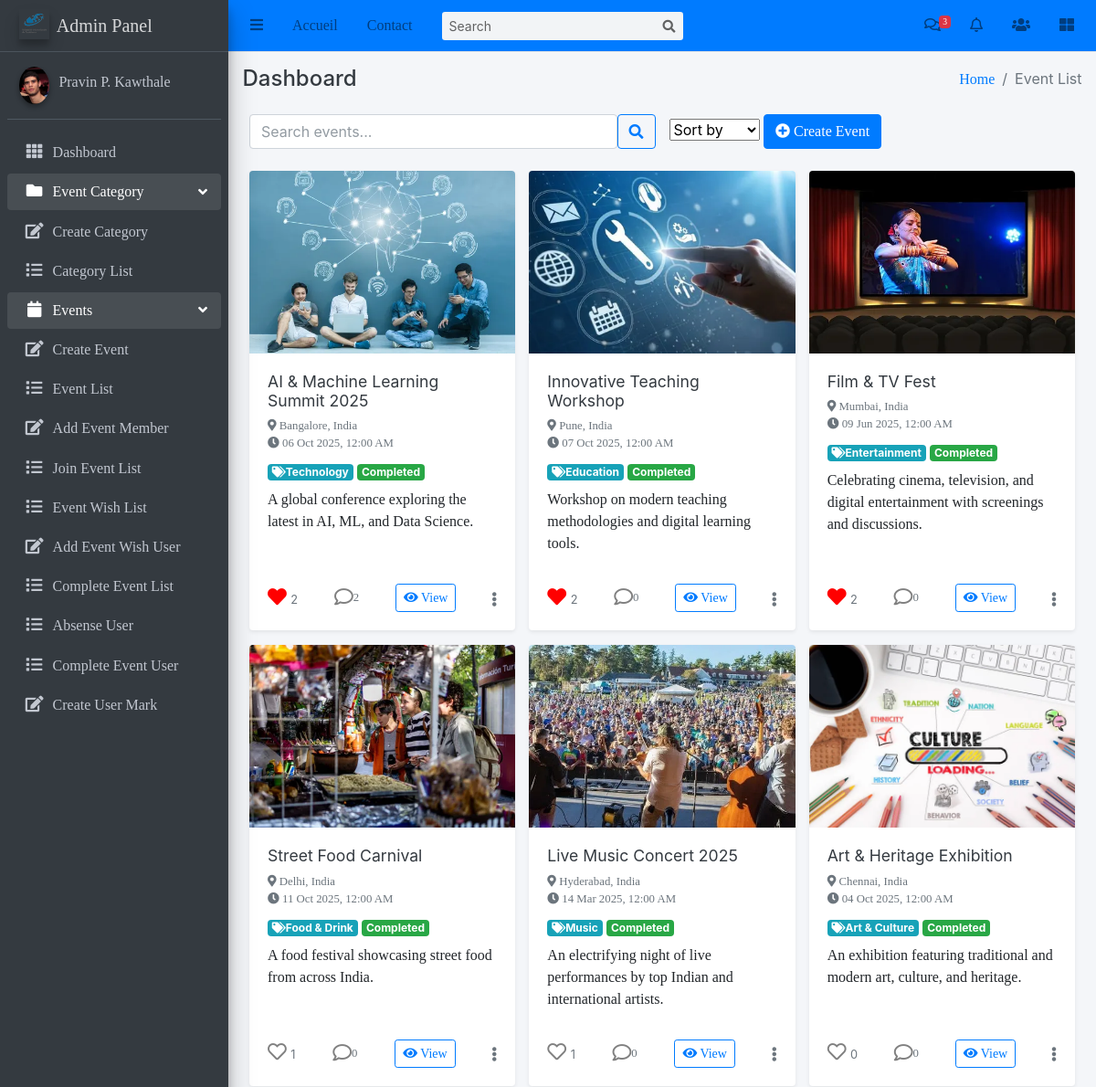
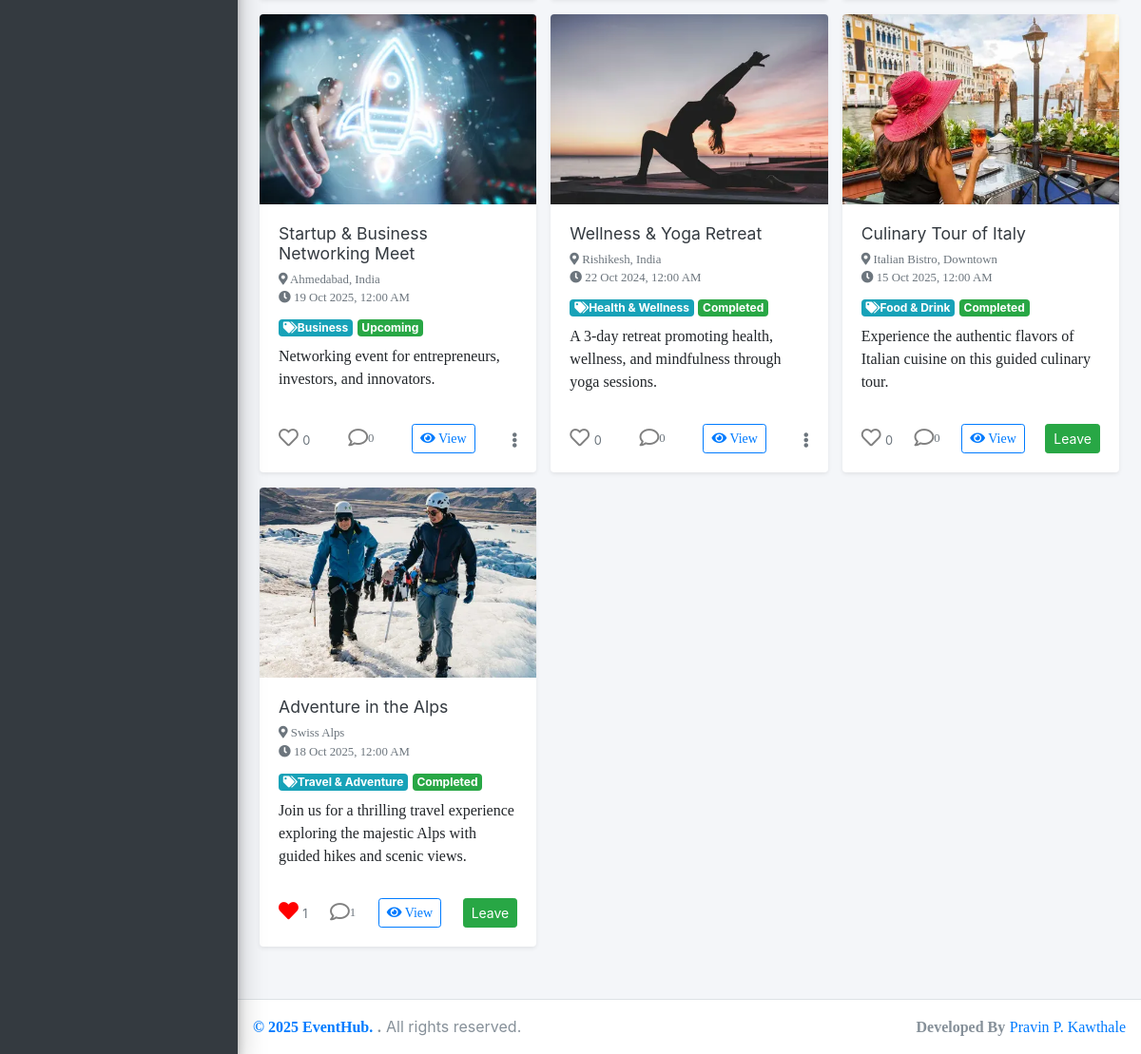
Page /Events/events/ (signed in) on the committed database (2 pictures, top to bottom).
### Event/models.py (models this page shows, shortened)
class Event(models.Model):
    title = models.CharField(max_length=100)
    description = models.TextField()
    category = models.ForeignKey(Category, on_delete=models.SET_NULL, null=True, related_name="events")
    date = models.DateTimeField()
    location = models.CharField(max_length=300)
    start_time = models.TimeField()
    end_time = models.TimeField()
    created_at = models.DateTimeField(auto_now_add=True)
    updated_at = models.DateTimeField(auto_now=True)
    organizer = models.ForeignKey(User, on_delete=models.CASCADE, related_name='events_created')
    participants = models.ManyToManyField(User, related_name='events_participated', blank=True)
    image = models.ImageField(upload_to="event_images/", default="event_images/default.png")
    comments_enabled=models.BooleanField(default=True)
    likes=models.ManyToManyField(User,related_name='liked_events',blank=True)
    def is_likeby(self,user):
        return self.like_set.filter(user=user).exists()
    @property
    def get_status(self):
        now = timezone.now()
        event_start_datetime = self.date
        if now.date()==event_start_datetime.date():
            if self.start_time <= now.time() <= self.end_time:
                return "Ongoing"
            elif now.time() < self.start_time:
                return "Upcoming"
            else:
                return "Completed"
        if now > event_start_datetime:
            return "Completed"
        if now < event_start_datetime:
            return "Upcoming"
        return "Ongoing"
    class Meta:
        ordering = ['-start_time']

class Category(models.Model):
    name = models.CharField(max_length=100, unique=True)
    description = models.TextField(blank=True)
    slug = models.SlugField(unique=True, blank=True)
    favicon = models.ImageField(upload_to='category_favicons/', null=True, blank=True)

### Event/views.py (the view)
# urls.py: path('events/', views.EventList.as_view(), name='event_list'),
class EventList(ListView):
    model=Event
    template_name='Event/event_list.html'
    context_object_name='events'
    def get_queryset(self):
        qs=Event.objects.all().order_by('-start_time')
        user=self.request.user
        for event in qs:
            event.is_liked=event.is_likeby(user)
        return qs

### templates/Event/event_list.html (shortened to what this page needs)
{% extends 'base/base.html' %}
{% block breadcrumb %}Event List{% endblock breadcrumb %}
{% load static %}
{% block content %}
<div class="container-fluid">
    <div class="row mb-4 align-items-center">
        <div class="col-md-6">
            <form method="get" class="d-flex">
                <input type="text" name="q" class="form-control me-2" placeholder="Search events..." value="{{ request.GET.q }}">
                <button class="btn btn-outline-primary" type="submit">
                    <i class="fas fa-search"></i>
                </button>
            </form>
        </div>
        <div class="col-md-6 text-end">
            <select class="form-select w-auto d-inline-block">
                <option>Sort by</option>
            </select>
            <a href="{% url 'create_event' %}" class="btn btn-primary ms-2">
                <i class="fas fa-plus-circle me-1"></i> Create Event
            </a>
        </div>
    </div>
    <div class="row g-4">
        {% for event in events %}
        <div class="col-md-4 d-flex">
            <div class="card shadow-sm border-0 rounded-4 overflow-hidden flex-fill">
                {% if event.image %}
                <img src="{{ event.image.url }}"
                     class="card-img-top rounded-top-4"
                     alt="{{ event.title }}"
                     style="height:200px; object-fit:cover;">
                {% else %}
                <img src="{% static 'img/user.jpg' %}"
                     class="card-img-top rounded-top-4"
                     alt="Default Event"
                     style="height:200px; object-fit:cover;">
                {% endif %}
                <div class="card-body d-flex flex-column">
                    <h5 class="card-title fw-bold text-dark mb-2" style="font-size:1.1rem;">
                        {{ event.title }}
                    </h5>
                    <p class="card-text text-muted small mb-2">
                        <i class="fas fa-map-marker-alt me-1"></i> {{ event.location }} <br>
                        <i class="fas fa-clock me-1"></i> {{ event.date|date:"d M Y, h:i A" }}
                    </p>
                    <div class="mb-2">
                        {% if event.category %}
                        <span class="badge bg-info">
                            <i class="fas fa-tags me-1"></i>{{ event.category.name }}
                        </span>
                        {% endif %}
                        <span class="badge bg-success">{{ event.get_status }}</span>
                    </div>
                    <p class="card-text flex-grow-1">{{ event.description|truncatewords:20 }}</p>
                    <div class="d-flex justify-content-between align-items-center mt-3">
                        <form action="{% url 'like_event' event.pk %}" method="post" class="d-inline me-2">
                            <button type="submit" style="background:none; border:none;" class="p-0 m-0">
                                {% if event.is_liked %}
                                    <i class="fas fa-heart" style="color:red; font-size:1.3rem;"></i>
                                {% else %}
                                    <i class="far fa-heart" style="color:gray; font-size:1.3rem;"></i>
                                {% endif %}
                            </button>
                            <span class="ms-1 small text-muted">{{ event.like_set.count }}</span>
                        </form>
                        <a href="{% url 'comment_event' event.pk %}" class="btn p-0 m-0 d-flex align-items-center text-decoration-none">
                            <i class="far fa-comment" style="color:gray; font-size:1.3rem;"></i>
                            <span class="ms-1 small text-muted">{{ event.comments.count }}</span>
                        </a>
                        <a href="{% url 'event_detail' event.pk %}" class="btn btn-sm btn-outline-primary">
                            <i class="fas fa-eye"></i> View
                        </a>
                        {% if request.user != event.organizer %}
                        <form action="{% url 'join_event' event.id %}" method="post" class="d-inline">
                            <button type="submit" class="btn btn-sm btn-success">
                                {% if request.user in event.participants.all %}
                                    Leave
                                {% else %}
                                    Join
                                {% endif %}
                            </button>
                        </form>
                        {% endif %}
                        {% if request.user == event.organizer %}
                        <div class="dropdown">
                            <button class="btn p-0 m-0 text-secondary" type="button" id="dropdownMenu{{ event.pk }}" data-bs-toggle="dropdown" aria-expanded="false" style="border: none; background: transparent;">
                                <i class="fas fa-ellipsis-v"></i>
                            </button>
                        </div>
                        {% endif %}
                    </div>
                </div>
            </div>
        </div>
        {% empty %}
        <div class="col-12 text-center">
            <div class="alert alert-info">
                <i class="fas fa-info-circle me-1"></i> No events found.
            </div>
        </div>
        {% endfor %}
    </div>
    <div class="d-flex justify-content-center mt-4">
    </div>
</div>
{% endblock content %}

### templates/base/base.html (shortened to what this page needs)
<!DOCTYPE html>
<html lang="en">
{% load static %}
<head>
  {% include 'base/header.html' %}
</head>
<body class="hold-transition sidebar-mini layout-fixed layout-navbar-fixed layout-footer-fixed">
<div class="wrapper">
  {% include 'base/navbar.html' %}
  {% include 'base/sidebar.html' %}
  <div class="content-wrapper">
    <div class="content-header">
      <div class="container-fluid">
        <div class="row mb-2">
          <div class="col-sm-6">
            <h4 class="m-0 text-dark">Dashboard</h4>
          </div>
          <div class="col-sm-6">
            <ol class="breadcrumb float-sm-right">
              <li class="breadcrumb-item"><a href="#">Home</a></li>
              <li class="breadcrumb-item active">{% block breadcrumb %}{% endblock breadcrumb %}</li>
            </ol>
          </div>
        </div>
      </div>
    </div>
    <section class="content">
      <div class="container-fluid">
        {% block content %}
        {% endblock content %}
      </div>
    </section>
  </div>
  {% include 'base/footer.html' %}
</div>
</body>
</html>

### templates/base/header.html (shortened to what this page needs)
{% load static %}
<link rel="stylesheet" href="{% static 'plugins/fontawesome-free/css/all.min.css' %}">
<link rel="stylesheet" href="{% static 'plugins/overlayScrollbars/css/OverlayScrollbars.min.css' %}">
<link rel="stylesheet" href="{% static 'css/adminlte.min.css' %}">

### templates/base/navbar.html (shortened to what this page needs)
{% load static %}
<nav class="main-header navbar navbar-expand navbar-primary navbar-light">
    <ul class="navbar-nav">
        <li class="nav-item">
            <a class="nav-link" data-widget="pushmenu" href="#" role="button">
                <i class="fas fa-bars"></i>
            </a>
        </li>
        <li class="nav-item d-none d-sm-inline-block">
            <a href="#" class="nav-link">Accueil</a>
        </li>
        <li class="nav-item d-none d-sm-inline-block">
            <a href="#" class="nav-link">Contact</a>
        </li>
    </ul>
    <form class="form-inline ml-3">
        <div class="input-group input-group-sm">
            <input class="form-control form-control-navbar" type="search" placeholder="Search" aria-label="Search">
            <div class="input-group-append">
                <button class="btn btn-navbar" type="submit">
                    <i class="fas fa-search"></i>
                </button>
            </div>
        </div>
    </form>
    <ul class="navbar-nav ml-auto">
        <li class="nav-item dropdown">
            <a class="nav-link" data-toggle="dropdown" href="#">
                <i class="far fa-comments"></i>
                <span class="badge badge-danger navbar-badge">3</span>
            </a>
        </li>
        <li class="nav-item dropdown">
            <a class="nav-link" data-toggle="dropdown" href="#">
                <i class="far fa-bell"></i>
            </a>
        </li>
        <li class="nav-item dropdown">
            <a class="nav-link" data-toggle="dropdown" href="#">
                <i class="fas fa-users"></i>
            </a>
        </li>
        <li class="nav-item">
            <a class="nav-link" data-widget="control-sidebar" data-slide="true" href="#" role="button">
                <i class="fas fa-th-large"></i>
            </a>
        </li>
    </ul>
</nav>

### templates/base/sidebar.html (shortened to what this page needs)
{% load static %}
<aside class="main-sidebar sidebar-dark-primary elevation-4">
    <a href="#" class="brand-link">
      <img src="{% static 'img/logo.png' %}" alt="Logo" class="brand-image elevation-3"
           style="opacity: .8">
          <span class="brand-text font-weight-light">Admin Panel</span>
    </a>
    <div class="sidebar">
      <div class="user-panel mt-3 pb-3 mb-3 d-flex">
        <div class="image">
          <img src="{% static 'img/user.jpg' %}" class="img-circle elevation-2" alt="User Image">
        </div>
        <div class="info">
          <a href="#" class="d-block">Pravin P. Kawthale</a>
        </div>
      </div>
      <nav class="mt-2">
        <ul class="nav nav-pills nav-sidebar flex-column" data-widget="treeview" role="menu" data-accordion="false">
          <li class="nav-item">
            <a href="{% url 'event_list' %}" class="nav-link">
              <i class="nav-icon fas fa-th"></i>
              <p>
                Dashboard
              </p>
            </a>
          </li>
          <li class="nav-item has-treeview menu-open">
            <a href="#" class="nav-link">
              <i class="nav-icon fas fa-folder"></i>
              <p>
                Event Category
                <i class="right fas fa-angle-left"></i>
              </p>
            </a>
            <ul class="nav nav-treeview">
              <li class="nav-item">
                <a href="{%url 'create_category'%}" class="nav-link">
                  <i class="far fa fa-edit nav-icon"></i>
                  <p>Create Category</p>
                </a>
              </li>
              <li class="nav-item">
                  <a href="{% url 'category_list' %}" class="nav-link">
                      <i class="far fa fa-list nav-icon"></i>
                      <p>Category List</p>
                  </a>
              </li>
            </ul>
          </li>
          <li class="nav-item has-treeview menu-open">
            <a href="#" class="nav-link">
              <i class="nav-icon fas fa-calendar"></i>
              <p>
                Events
                <i class="right fas fa-angle-left"></i>
              </p>
            </a>
            <ul class="nav nav-treeview">
              <li class="nav-item">
                <a href="{% url 'create_event' %}" class="nav-link">
                  <i class="far fa fa-edit nav-icon"></i>
                  <p>Create Event</p>
                </a>
              </li>
              <li class="nav-item">
                <a href="{% url 'my_events' %}" class="nav-link">
                  <i class="far fa fa-list nav-icon"></i>
                  <p>Event List</p>
                </a>
              </li>
              <li class="nav-item">
                <a href="#" class="nav-link">
                  <i class="far fa fa-edit nav-icon"></i>
                  <p>Add Event Member</p>
                </a>
              </li>
              <li class="nav-item">
                <a href="{%url 'joined_events'%}" class="nav-link">
                  <i class="far fa fa-list nav-icon"></i>
                  <p>Join Event List</p>
                </a>
              </li>
              <li class="nav-item">
                <a href="#" class="nav-link">
                  <i class="far fa fa-list nav-icon"></i>
                  <p>Event Wish List</p>
                </a>
              </li>
              <li class="nav-item">
                <a href="#" class="nav-link">
                  <i class="far fa fa-edit nav-icon"></i>
                  <p>Add Event Wish User</p>
                </a>
              </li>
              <li class="nav-item">
                <a href="#" class="nav-link">
                  <i class="far fa fa-list nav-icon"></i>
                  <p>Complete Event List</p>
                </a>
              </li>
              <li class="nav-item">
                <a href="#" class="nav-link">
                  <i class="far fa fa-list nav-icon"></i>
                  <p>Absense User</p>
                </a>
              </li>
              <li class="nav-item">
                <a href="#" class="nav-link">
                  <i class="far fa fa-list nav-icon"></i>
                  <p>Complete Event User</p>
                </a>
              </li>
              <li class="nav-item">
                <a href="#" class="nav-link">
                  <i class="far fa fa-edit nav-icon"></i>
                  <p>Create User Mark</p>
                </a>
              </li>
              <li class="nav-item">
                <a href="#" class="nav-link">
                </a>
              </li>
            </ul>
          </li>
        </ul>
      </nav>
    </div>
  </aside>

### templates/base/footer.html
<footer class="main-footer">
    <strong> <a href="#">© 2025 EventHub. </a>.</strong>
    All rights reserved.
    <div class="float-right d-none d-sm-inline-block">
      <b>Developed By</b> <a href="https://github.com/pravin-kavthale">Pravin P. Kawthale</a>
    </div>
</footer>

### templates/base/js.html (shortened to what this page needs)
{% load static %}

### rows in the picture
Event: image (picture), title "AI & Machine Learning Summit 2025", location "Bangalore, India", date "06 Oct 2025, 12:00 AM", category.name "Technology", get_status "Completed", description "A global conference exploring the latest in AI, ML, and Data Science.", like_set.count "2", comments.count "2"
Event: image (picture), title "Innovative Teaching Workshop", location "Pune, India", date "07 Oct 2025, 12:00 AM", category.name "Education", get_status "Completed", description "Workshop on modern teaching methodologies and digital learning tools.", like_set.count "2", comments.count "0"
Event: image (picture), title "Film & TV Fest", location "Mumbai, India", date "09 Jun 2025, 12:00 AM", category.name "Entertainment", get_status "Completed", description "Celebrating cinema, television, and digital entertainment with screenings and discussions.", like_set.count "2", comments.count "0"
Event: image (picture), title "Street Food Carnival", location "Delhi, India", date "11 Oct 2025, 12:00 AM", category.name "Food & Drink", get_status "Completed", description "A food festival showcasing street food from across India.", like_set.count "1", comments.count "0"
Event: image (picture), title "Live Music Concert 2025", location "Hyderabad, India", date "14 Mar 2025, 12:00 AM", category.name "Music", get_status "Completed", description "An electrifying night of live performances by top Indian and international artists.", like_set.count "1", comments.count "0"
Event: image (picture), title "Art & Heritage Exhibition", location "Chennai, India", date "04 Oct 2025, 12:00 AM", category.name "Art & Culture", get_status "Completed", description "An exhibition featuring traditional and modern art, culture, and heritage.", like_set.count "0", comments.count "0"
Event: image (picture), title "Startup & Business Networking Meet", location "Ahmedabad, India", date "19 Oct 2025, 12:00 AM", category.name "Business", get_status "Upcoming", description "Networking event for entrepreneurs, investors, and innovators.", like_set.count "0", comments.count "0"
Event: image (picture), title "Wellness & Yoga Retreat", location "Rishikesh, India", date "22 Oct 2024, 12:00 AM", category.name "Health & Wellness", get_status "Completed", description "A 3-day retreat promoting health, wellness, and mindfulness through yoga sessions.", like_set.count "0", comments.count "0"
Event: image (picture), title "Culinary Tour of Italy", location "Italian Bistro, Downtown", date "15 Oct 2025, 12:00 AM", category.name "Food & Drink", get_status "Completed", description "Experience the authentic flavors of Italian cuisine on this guided culinary tour.", like_set.count "0", comments.count "0", shows "Leave"
Event: image (picture), title "Adventure in the Alps", location "Swiss Alps", date "18 Oct 2025, 12:00 AM", category.name "Travel & Adventure", get_status "Completed", description "Join us for a thrilling travel experience exploring the majestic Alps with guided hikes and scenic views.", like_set.count "1", comments.count "1", shows "Leave"
